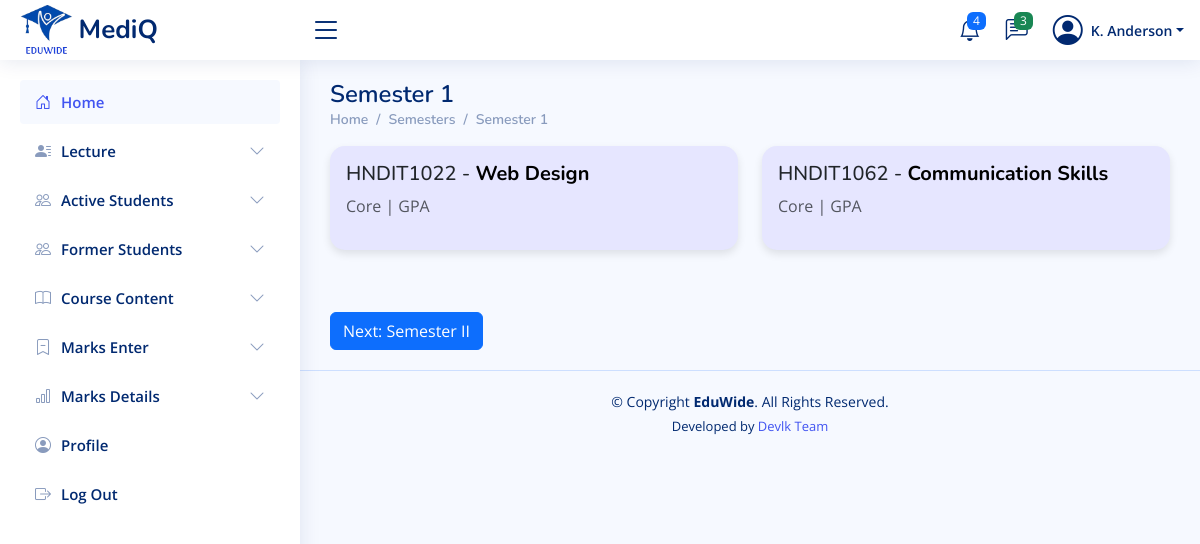
The page /lectures/pages-semester1.php (signed in) on the database its author committed.
### tables this page shows
CREATE TABLE `subjects` (
  `id` int(11) NOT NULL,
  `semester` varchar(50) DEFAULT NULL,
  `code` varchar(20) DEFAULT NULL,
  `name` varchar(255) DEFAULT NULL,
  `description` varchar(255) DEFAULT NULL
);

### lectures/pages-semester1.php (the view, shortened to what this page needs)
<?php
require_once '../includes/db-conn.php';
$user_id = $_SESSION['lecturer_id'];
$sql = "SELECT subjects.* FROM subjects
        INNER JOIN lectures_assignment ON subjects.id = lectures_assignment.subject_id
        WHERE lectures_assignment.lecturer_id = ? AND subjects.semester = 'Semester I'";
$stmt = $conn->prepare($sql);
$stmt->bind_param("i", $user_id);
$stmt->execute();
$result = $stmt->get_result();
?>
<!DOCTYPE html>
<html lang="en">
<head>
    <?php include_once("../includes/css-links-inc.php"); ?>
</head>
<body>
    <?php include_once("../includes/header.php") ?>
    <?php include_once("../includes/lectures-sidebar.php") ?>
    <main id="main" class="main">
        <div class="pagetitle">
            <h1>Semester 1</h1>
            <nav>
                <ol class="breadcrumb">
                    <li class="breadcrumb-item"><a href="">Home</a></li>
                    <li class="breadcrumb-item"><a href="">Semesters</a></li>
                    <li class="breadcrumb-item"><a href="">Semester 1</a></li>
                </ol>
            </nav>
        </div>
        <section class="section">
                    <div class="row">
                    <?php
                    if ($result->num_rows > 0) {
                        while($row = $result->fetch_assoc()) {
                            echo '<div class="col-md-6 mb-3">
                                    <div class="card p-3">
                                        <h5>' . $row['code'] . ' - <a href="marks-entry.php?subject_id=' . $row['id'] . '">' . $row['name'] . '</a></h5>
                                        <p class="text-muted">' . $row['description'] . '</p>
                                    </div>
                                  </div>';
                        }
                    } else {
                        echo "No subjects found";
                    }
                    ?>
                </div>
                <a href="pages-semester2.php" class="btn btn-primary mt-3">Next: Semester II</a>
        </section>
    </main>
    <?php include_once("../includes/footer.php") ?>
</body>
</html>

### assets/css/style.css (style rules this page uses)
:root { scroll-behavior: smooth; }
body { font-family: "Open Sans", sans-serif; background: #f6f9ff; color: #444444; }
a { color: #4154f1; text-decoration: none; }
h1, h2, h3, h4, h5, h6 { font-family: "Nunito", sans-serif; }
#main { margin-top: 60px; padding: 20px 30px; transition: all 0.3s; }
.pagetitle { margin-bottom: 10px; }
.pagetitle h1 { font-size: 24px; margin-bottom: 0; font-weight: 600; color: #012970; }
.card { margin-bottom: 30px; border: none; border-radius: 5px; box-shadow: 0px 0 30px rgba(1, 41, 112, 0.1); }
.breadcrumb { font-size: 14px; font-family: "Nunito", sans-serif; color: #899bbd; font-weight: 600; }
.breadcrumb a { color: #899bbd; transition: 0.3s; }
.breadcrumb .breadcrumb-item::before { color: #899bbd; }
@media (min-width: 1200px) { #main, #footer { margin-left: 300px; } }

### lectures/pages-semester1.php (style rules this page uses)
.card { border: none; border-radius: 15px; box-shadow: 0 4px 8px rgba(0, 0, 0, 0.1); transition: transform 0.3s ease-in-out; background-color: #e6e6ff; }
.card a { text-decoration: none; color: #000; font-weight: bold; }

### rows shown on the page
subjects: code "HNDIT1022", name "Web Design", description "Core | GPA"
subjects: code "HNDIT1062", name "Communication Skills", description "Core | GPA"
